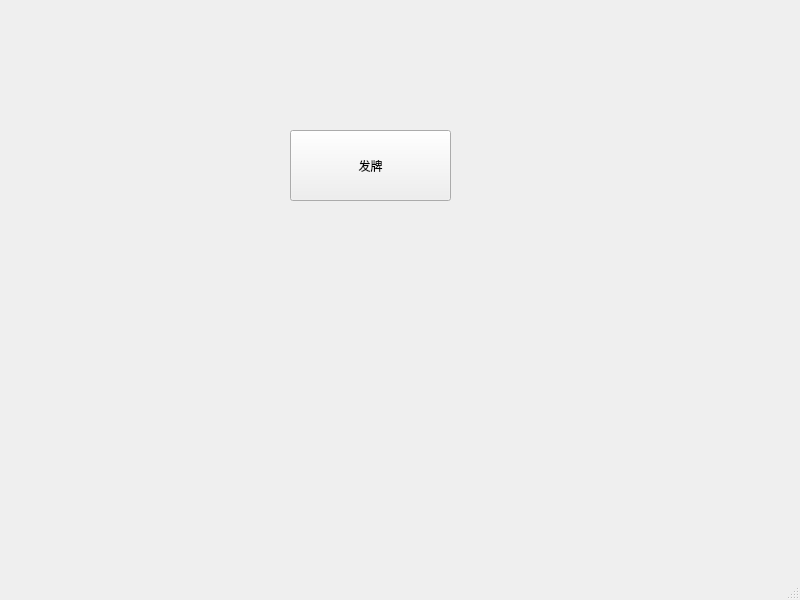
<?xml version="1.0" encoding="UTF-8"?>
<ui version="4.0">
 <class>MJA_Qt</class>
 <widget class="QMainWindow" name="MJA_Qt">
  <property name="geometry">
   <rect>
    <x>0</x>
    <y>0</y>
    <width>800</width>
    <height>600</height>
   </rect>
  </property>
  <property name="windowTitle">
   <string>MJA_Qt</string>
  </property>
  <widget class="QWidget" name="centralwidget">
   <widget class="QPushButton" name="pushButton">
    <property name="geometry">
     <rect>
      <x>290</x>
      <y>130</y>
      <width>161</width>
      <height>71</height>
     </rect>
    </property>
    <property name="text">
     <string>发牌</string>
    </property>
   </widget>
  </widget>
  <widget class="QMenuBar" name="menubar">
   <property name="geometry">
    <rect>
     <x>0</x>
     <y>0</y>
     <width>800</width>
     <height>21</height>
    </rect>
   </property>
  </widget>
  <widget class="QStatusBar" name="statusbar"/>
 </widget>
 <resources/>
 <connections/>
</ui>
